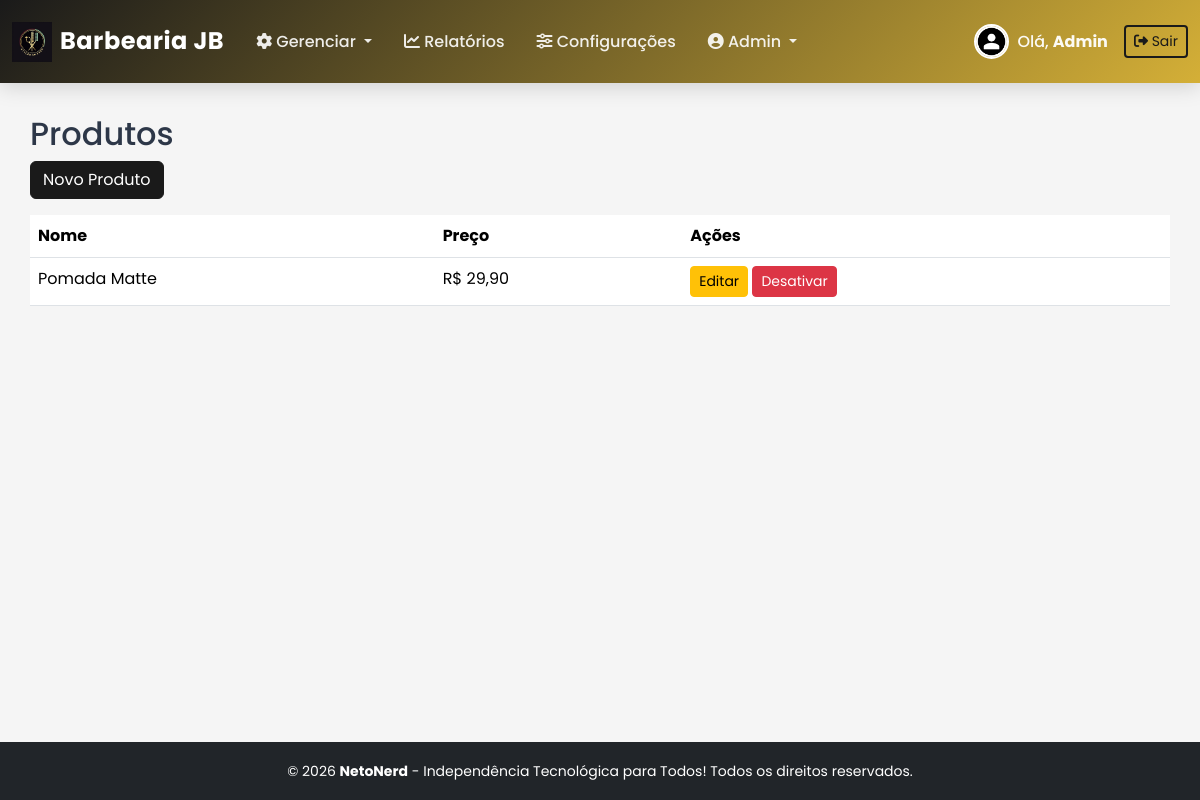
Page /admin/manage_products.php (signed in) on the committed database.
### tables this page shows
CREATE TABLE `configuracoes` (
  `id` int(11) NOT NULL,
  `horario_abertura` time DEFAULT NULL,
  `horario_fechamento` time DEFAULT NULL,
  `intervalo_slot` int(11) DEFAULT 15,
  `prazo_cancelamento_horas` int(11) DEFAULT 24,
  `agendamento_ativo` tinyint(1) DEFAULT 1,
  `tipo_empresa` enum('barbearia','salao','manicure','estetica') DEFAULT 'barbearia',
  `cor_primaria` varchar(7) DEFAULT '#1a1a1a',
  `cor_secundaria` varchar(7) DEFAULT '#d4af37',
  `logo` varchar(255) DEFAULT NULL,
  `cor_fundo` varchar(7) DEFAULT '#f5f5f5',
  `periodo_pagamento` enum('semanal','quinzenal','mensal') DEFAULT 'semanal',
  `dia_fechamento` int(11) DEFAULT 1 COMMENT 'Dia da semana (1-7) para semanal, dia do mês (1-31) para quinzenal/mensal',
  `controle_horario` tinyint(1) DEFAULT 1 COMMENT 'Bloquear registros fora do horário de funcionamento',
  `aprovar_gorjetas` tinyint(1) DEFAULT 1 COMMENT 'Requer aprovação do admin para gorjetas'
);

CREATE TABLE `produtos` (
  `id` int(11) NOT NULL,
  `nome` varchar(100) NOT NULL,
  `preco_venda` decimal(8,2) NOT NULL,
  `ativo` tinyint(1) DEFAULT 1
);

### includes/auth.php (called while the page is built, shortened)
<?php
function esta_logado() {
    return isset($_SESSION['usuario_id']);
}
?>

### includes/utils.php (called while the page is built, shortened)
<?php
function formatar_moeda($valor) {
    return 'R$ ' . number_format($valor, 2, ',', '.');
}
?>

### admin/manage_products.php (the view, shortened to what this page needs)
<?php
require_once '../includes/auth.php';
require_once '../includes/utils.php';
require_once '../includes/db_connect.php';
$prods = $pdo->query("SELECT * FROM produtos WHERE ativo = 1")->fetchAll();
include '../includes/header.php';
?>
<h2>Produtos</h2>
<a href="manage_products_form.php" class="btn btn-primary mb-3">Novo Produto</a>
<table class="table">
    <thead><tr><th>Nome</th><th>Preço</th><th>Ações</th></tr></thead>
    <tbody>
        <?php foreach ($prods as $p): ?>
        <tr>
            <td><?php echo htmlspecialchars($p['nome']); ?></td>
            <td><?php echo formatar_moeda($p['preco_venda']); ?></td>
            <td>
                <a href="manage_products_form.php?id=<?php echo $p['id']; ?>" class="btn btn-sm btn-warning">Editar</a>
                <a href="?delete=<?php echo $p['id']; ?>" class="btn btn-sm btn-danger" onclick="return confirm('Desativar?')">Desativar</a>
            </td>
        </tr>
        <?php endforeach; ?>
    </tbody>
</table>
<?php include '../includes/footer.php'; ?>

### includes/header.php (shortened to what this page needs)
<?php require_once 'auth.php'; require_once 'theme.php'; ?>
<!DOCTYPE html>
<html lang="pt-BR">
<head>
    <link href="https://cdn.jsdelivr.net/npm/bootstrap@5.3.3/dist/css/bootstrap.min.css" rel="stylesheet">
    <link href="https://cdnjs.cloudflare.com/ajax/libs/font-awesome/6.5.0/css/all.min.css" rel="stylesheet">
    <link href="../assets/css/custom.css" rel="stylesheet">
    <link href="../assets/css/components.css" rel="stylesheet">
    <link href="../assets/css/animations.css" rel="stylesheet">
</head>
<body>
<?php if (esta_logado()): ?>
<nav class="navbar navbar-expand-lg navbar-dark navbar-custom">
    <div class="container-fluid">
        <a class="navbar-brand d-flex align-items-center gap-2" href="dashboard.php">
            <?php
            $config_logo = $pdo->query("SELECT logo FROM configuracoes WHERE id = 1")->fetch();
            if (!empty($config_logo['logo'])):
            ?>
                <img src="../assets/img/<?php echo $config_logo['logo']; ?>" alt="Logo" height="40" class="animate-fade-in">
            <?php else: ?>
                <i class="fas fa-cut"></i>
            <?php endif; ?>
            <span>Barbearia JB</span>
        </a>
        <div class="collapse navbar-collapse" id="navbarNav">
            <ul class="navbar-nav me-auto">
                <?php if ($_SESSION['tipo'] === 'cliente'): ?>
                    <li class="nav-item">
                        <a class="nav-link <?php echo basename($_SERVER['PHP_SELF']) === 'dashboard.php' ? 'active' : ''; ?>" href="dashboard.php">
                            <i class="fas fa-home"></i> Feed
                        </a>
                    </li>
                    <li class="nav-item">
                        <a class="nav-link <?php echo basename($_SERVER['PHP_SELF']) === 'agendar.php' ? 'active' : ''; ?>" href="agendar.php">
                            <i class="fas fa-calendar-plus"></i> Agendar
                        </a>
                    </li>
                    <li class="nav-item">
                        <a class="nav-link <?php echo basename($_SERVER['PHP_SELF']) === 'view_agendamentos.php' ? 'active' : ''; ?>" href="view_agendamentos.php">
                            <i class="fas fa-list"></i> Meus Agendamentos
                        </a>
                    </li>
                <?php elseif ($_SESSION['tipo'] === 'admin'): ?>
                    <li class="nav-item dropdown">
                        <a class="nav-link dropdown-toggle" href="#" role="button" data-bs-toggle="dropdown">
                            <i class="fas fa-cog"></i> Gerenciar
                        </a>
                    </li>
                    <li class="nav-item">
                        <a class="nav-link" href="view_reports.php">
                            <i class="fas fa-chart-line"></i> Relatórios
                        </a>
                    </li>
                    <li class="nav-item">
                        <a class="nav-link" href="configuracoes.php">
                            <i class="fas fa-sliders-h"></i> Configurações
                        </a>
                    </li>
                    <li class="nav-item dropdown">
    <a class="nav-link dropdown-toggle" href="#" data-bs-toggle="dropdown">
        <i class="fas fa-user-circle"></i> Admin
    </a>
                </li>
                <?php endif; ?>
            </ul>
            <div class="navbar-text me-3 d-flex align-items-center gap-2">
                <img src="../assets/img/avatars/<?php echo $_SESSION['avatar'] ?? 'default.png'; ?>"
                     alt="Avatar"
                     class="avatar-nav">
                <span class="d-none d-md-inline">
                    Olá, <strong><?php echo explode(' ', $_SESSION['nome'])[0]; ?></strong>
                </span>
            </div>
            <a href="../logout.php" class="btn btn-salao-outline btn-sm">
                <i class="fas fa-sign-out-alt"></i>
                <span class="d-none d-md-inline">Sair</span>
            </a>
        </div>
    </div>
</nav>
<?php endif; ?>
<div class="container container-main animate-fade-in">

### assets/css/custom.css (style rules this page uses)
body { font-family: 'Segoe UI', sans-serif; }
.navbar { box-shadow: 0 2px 10px rgba(0,0,0,.1); }
.btn-primary { transition: all .3s; }
:root { --cor-primaria: #1a1a1a; --cor-secundaria: #d4af37; --cor-fundo: #f5f5f5; }
.navbar { background: linear-gradient(135deg, var(--cor-primaria), var(--cor-secundaria)) !important; }

### assets/css/components.css (style rules this page uses)
:root { --salao-espacamento: 1.5rem; --salao-radius: 16px; --salao-shadow-sm: 0 2px 8px rgba(0, 0, 0, 0.08); --salao-shadow-md: 0 4px 16px rgba(0, 0, 0, 0.12); --salao-shadow-lg: 0 8px 32px rgba(0, 0, 0, 0.16); --salao-transition: all 0.3s cubic-bezier(0.4, 0, 0.2, 1); }
* { margin: 0; padding: 0; box-sizing: border-box; }
body { font-family: 'Poppins', 'Segoe UI', sans-serif; line-height: 1.6; color: #2d3748; background-color: var(--cor-fundo); }
.btn-salao-outline { background: transparent; border: 2px solid var(--cor-primaria); color: var(--cor-primaria); box-shadow: none; }

### includes/header.php (style rules this page uses)
body { min-height: 100vh; display: flex; flex-direction: column; background: var(--cor-fundo); }
.navbar-custom { background: linear-gradient(135deg, var(--cor-primaria), var(--cor-secundaria)) !important; box-shadow: 0 4px 20px rgba(0, 0, 0, 0.15); padding: 1rem 0; position: sticky; top: 0; z-index: 1030; backdrop-filter: blur(10px); }
.navbar-brand { font-weight: 700; font-size: 1.5rem; letter-spacing: 0.5px; transition: all 0.3s ease; }
.nav-link { color: rgba(255, 255, 255, 0.9) !important; font-weight: 500; padding: 0.5rem 1rem !important; border-radius: 8px; transition: all 0.3s ease; position: relative; }
.navbar-text { color: rgba(255, 255, 255, 0.95) !important; font-weight: 500; display: flex; align-items: center; gap: 0.5rem; }
.avatar-nav { width: 35px; height: 35px; border-radius: 50%; border: 2px solid white; object-fit: cover; transition: all 0.3s ease; }
.container-main { flex: 1; padding: 2rem 0; }

### rows in the picture
configuracoes: logo (picture)
produtos: nome "Pomada Matte", preco_venda "R$ 29,90"

### other values in the picture
explode(' ', $_SESSION['nome'])[0] "Admin"
